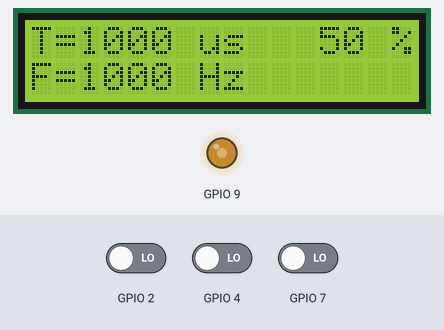
The sketch below on a simulated ESP32. Shown: 16×2 character LCD, output pins drawn as LEDs (lit = HIGH). The test bench sets the inputs (shaded band); at power-on: GPIO 2 LOW, GPIO 4 LOW, GPIO 7 LOW.

Above: at 1.3 s.
1.4 s: GPIO 2 driven HIGH
At 2.08 s:
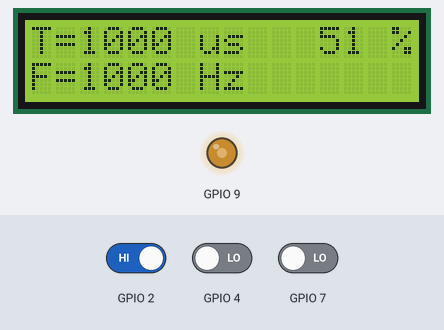
3.7 s: GPIO 4 driven HIGH
At 4.19 s:
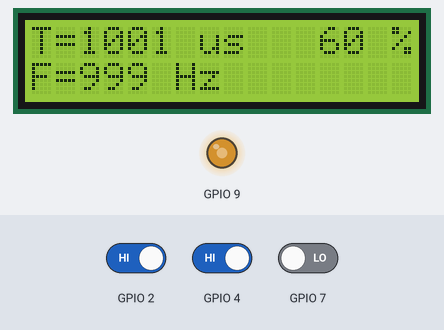
5.5 s: GPIO 7 driven HIGH
At 7.72 s:
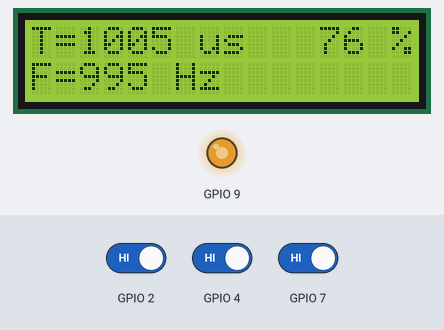
8.5 s: GPIO 4 driven LOW
At 8.77 s:
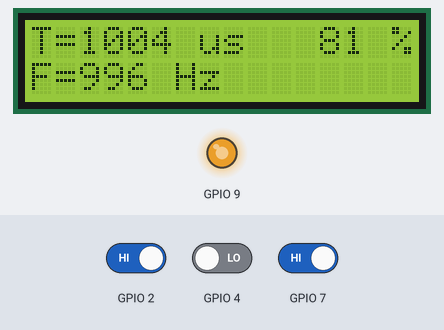
10.1 s: GPIO 2 driven LOW
At 10.53 s:
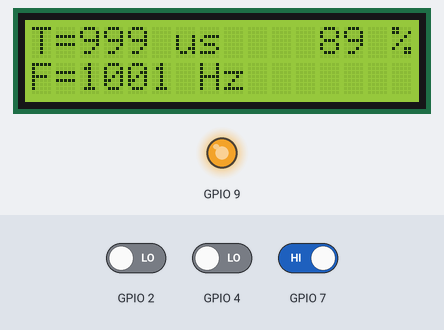
12.2 s: GPIO 2 driven HIGH
At 15.11 s:
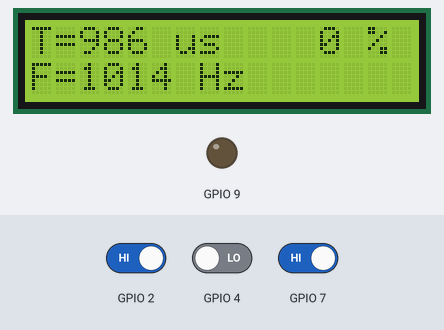
Timing chart, 0 to 16.2 s (numbered marks = the images above; inputs shaded):
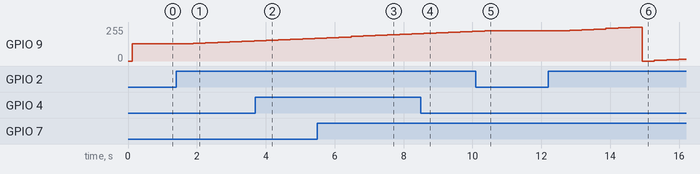

Measured:
- after the input at 1.4 s, GPIO 9: moves from 128/255 to 152/255 over 1.8 s, starting after 0.49 s; the display: first differs from a run without the input after 0.51 s (image 1)
- after the input at 10.1 s, GPIO 9: goes on until 10.4 s, then stays 228/255
- after the input at 12.2 s, GPIO 9: 228/255 → 232/255 after 0.62 s, → 236/255 0.35 s later, → 240/255 0.35 s later, → 244/255 0.35 s later, … (10 changes in this stretch)

The sketch:

I2C_SQUARE.ino
```cpp
#include <TimerOne.h>
#include <Wire.h>
#include <LiquidCrystal_I2C.h>
LiquidCrystal_I2C lcd(0x27,16,2);  // set the LCD address to 0x27 for a 16 chars and 2 line display
unsigned long t=1000,f,k=512;// default 1000 μs (1000 Hz), meander, pulse

byte k1,kn,kn1,kn2;
int drive,drive0;

void setup()
{
  lcd.init();                      // initialize the lcd
  lcd.init();
  lcd.backlight();
  pinMode(9, OUTPUT);
  pinMode(7,INPUT);
  pinMode(4,INPUT);
  pinMode(2,INPUT);
}
void loop()
{
  Timer1.initialize(t); // period
  Timer1.pwm(9, k); // k - fill factor 0-1023.
  kn=digitalRead(7);
  kn1=digitalRead(4);
  kn2=digitalRead(2);

  if(kn==HIGH){ // decreasing the period
    drive++;
    if(drive<30){
      t=t-1;
    }
    // if the button is held for a long time, the correction of the pulse


    else if(drive>30 && drive<60 ){
      t=t-10;
    }
    else if(drive>=60 && drive<100){
      t=t-100;
    }
    else if(drive>=100){
      t=t-1000;
    }
  }
  else{
    drive=0;
  }

  if(kn1==HIGH){// adding a period
    drive0++;
    if(drive0<30){
      t=t+1;
      // if the button is held for a long time, the correction of the


    }
    else if(drive0>30 && drive0<60 ){
      t=t+10;
    }
    else if(drive0>=60 && drive0<100){
      t=t+100;
    }
    else if(drive0>=100){
      t=t+1000;
    }
  }
  else{
    drive0=0;
  }
  if(t==0 || t>300000){ // limiting the pulse duration to the minimum, if


    t=1;
  }
  if(t>200000 && t<300000){ // limiting the pulse duration to the


    t=200000;
  }
  f=1000000/t; // calculate the frequency
  k1=k*100/1024; // calculate% fill factor

  if(kn2==HIGH){// button for adjusting the fill factor (in a circle from


    k=k+16;// step 16 out of 1024 (you can do 8 for smoother adjustment)
  }
  if(k==1024){
    k=0;
  }
// displaying information on the indicator
  lcd.setCursor(0,0);
  lcd.print("T=");
  lcd.print(t);
  lcd.print(" us");
  lcd.setCursor(12,0);
  lcd.print(k1);
  lcd.print(" %");
  lcd.setCursor(0,1);
  lcd.print("F=");
  lcd.print(f);
  lcd.print(" Hz");
  delay(300);
  lcd.setCursor(0,0);
  lcd.print("                ");
  lcd.setCursor(0,1);
  lcd.print("                ");
}
```
